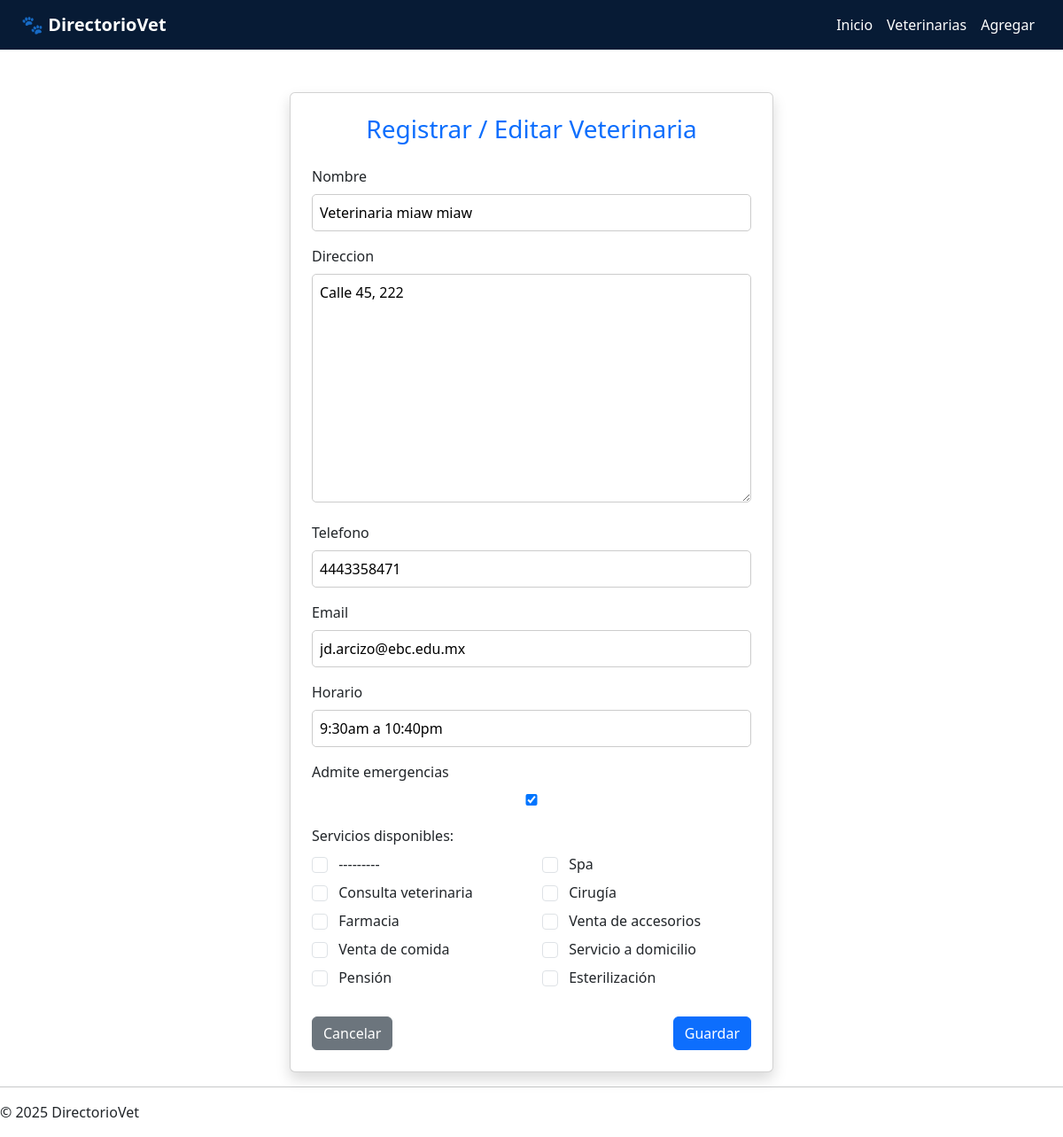
The page /veterinarias/2/editar/ on the database as committed earlier.
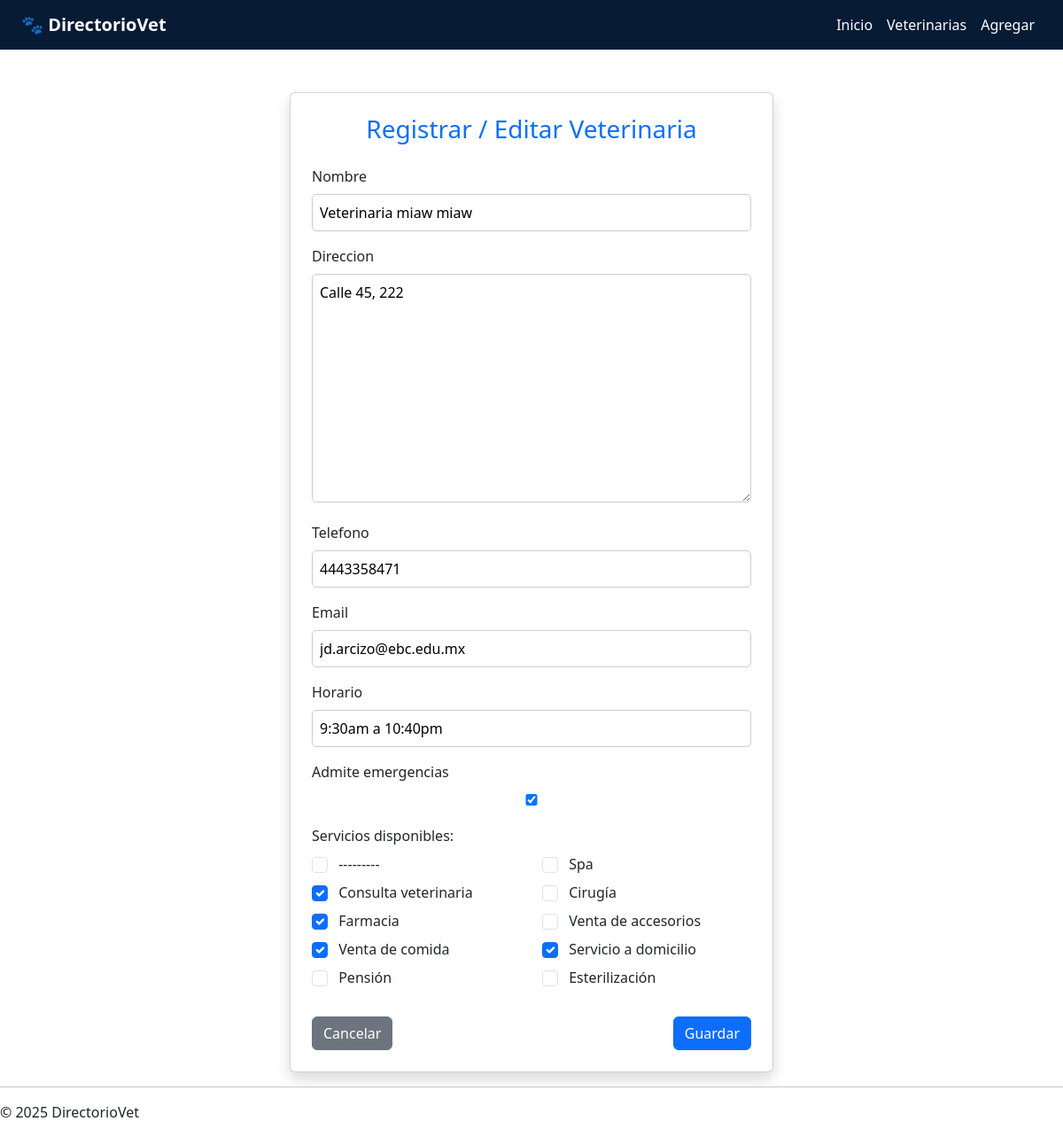
The same page on the database as committed later.
### veterinarias/models.py (models this page shows, shortened)
class Veterinaria(models.Model):
    nombre = models.CharField(max_length=255)
    direccion = models.TextField()
    telefono = models.CharField(max_length=20)
    email = models.EmailField()
    horario = models.CharField(max_length=255)
    admite_emergencias = models.BooleanField(default=False)
    SERVICIOS_OPCIONES = (
        ('spa', 'Spa'),
        ('consulta', 'Consulta veterinaria'),
        ('cirugia', 'Cirugía'),
        ('farmacia', 'Farmacia'),
        ('accesorios', 'Venta de accesorios'),
        ('comida', 'Venta de comida'),
        ('domicilio', 'Servicio a domicilio'),
        ('pension', 'Pensión'),
        ('esterilizacion', 'Esterilización'),
    )
    servicios = MultiSelectField(choices=SERVICIOS_OPCIONES, blank=True)

### veterinarias/views.py (the view)
# urls.py: path('veterinarias/<int:pk>/editar/', views.editar_veterinaria, name='editar_veterinaria'),
def editar_veterinaria(request, pk):
    veterinaria = get_object_or_404(Veterinaria, pk=pk)
    if request.method == 'POST':
        form = VeterinariaForm(request.POST, instance=veterinaria)
        if form.is_valid():
            form.save()
            return redirect('lista_veterinarias')
    else:
        form = VeterinariaForm(instance=veterinaria)
    return render(request, 'veterinarias/formulario.html', {'form': form})

### veterinarias/forms.py
class VeterinariaForm(forms.ModelForm):
    class Meta:
        model = Veterinaria
        fields = '__all__'
        widgets = {
            'servicios': forms.CheckboxSelectMultiple
        }

### veterinarias/templates/veterinarias/formulario.html (shortened to what this page needs)
{% extends 'veterinarias/base.html' %}
{% block content %}
<div class="container mt-5">
    <div class="row justify-content-center">
        <div class="col-md-8 col-lg-6">
            <div class="card shadow p-4">
                <h3 class="mb-4 text-center text-primary">Registrar / Editar Veterinaria</h3>
                <form id="form-vet" method="POST" novalidate>
                    {% for field in form %}
                        {% if field.name != 'servicios' %}
                            <div class="mb-3">
                                <label class="form-label">{{ field.label }}</label>
                                {{ field }}
                            </div>
                        {% endif %}
                    {% endfor %}
                    <div class="mb-4">
                        <label class="form-label">Servicios disponibles:</label>
                        <div class="row">
                            {% for val, label in form.fields.servicios.choices %}
                                <div class="col-6 mb-2">
                                    <label class="form-check-label">
                                        <input type="checkbox" name="servicios" value="{{ val }}"
                                            {% if val in form.initial.servicios %}checked{% endif %}
                                            class="form-check-input">
                                        {{ label }}
                                    </label>
                                </div>
                            {% endfor %}
                        </div>
                    </div>
                    <div class="d-flex justify-content-between">
                        <a href="{% url 'lista_veterinarias' %}" class="btn btn-secondary">Cancelar</a>
                        <button type="submit" class="btn btn-primary">Guardar</button>
                    </div>
                </form>
            </div>
        </div>
    </div>
</div>
{% endblock %}

Rows that differ between the two databases and show on the page:
changed Veterinaria "Veterinaria miaw miaw": servicios "☐" → "☑"
